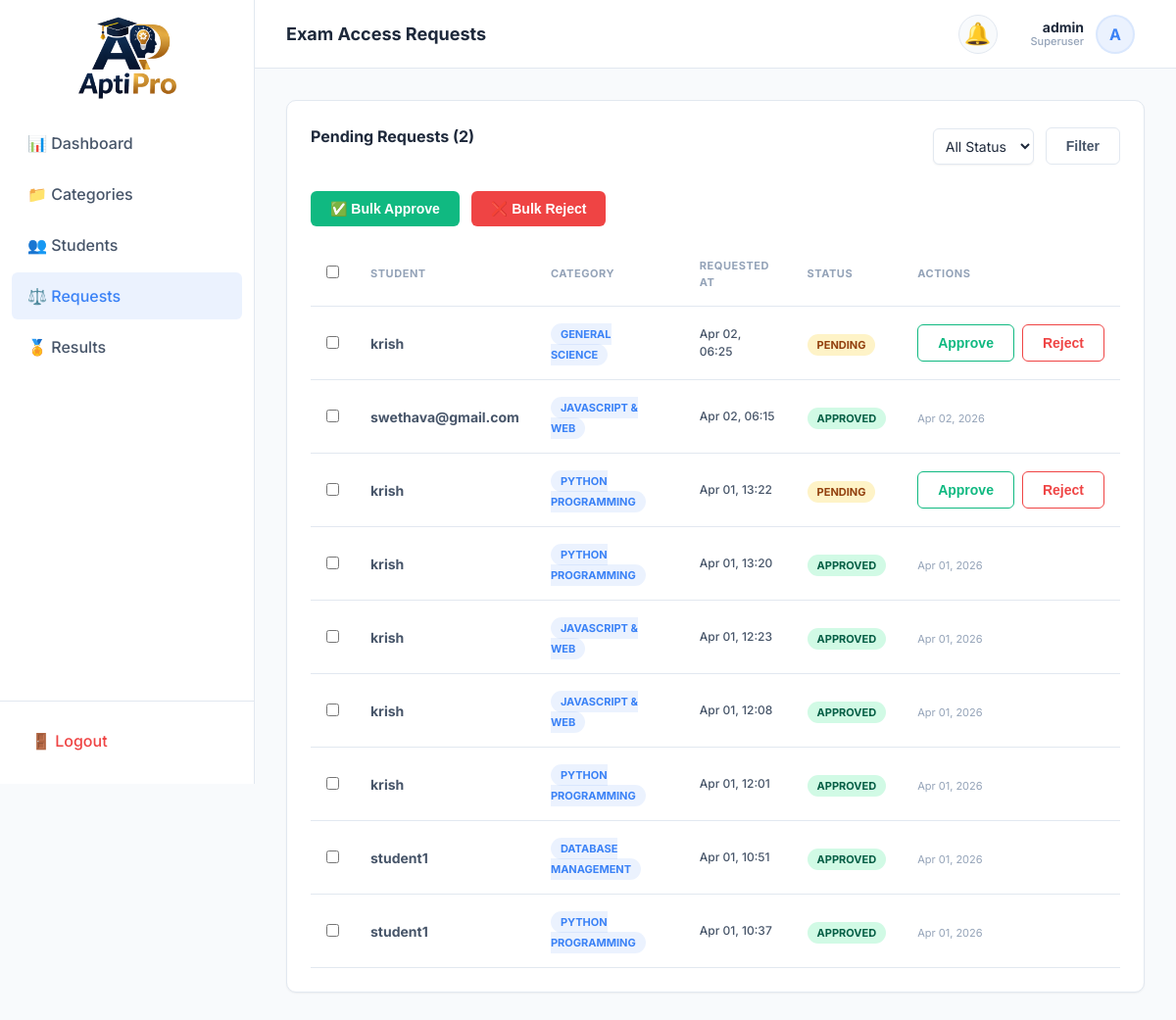
The app's page /admin-panel/requests/ (signed in), older data.
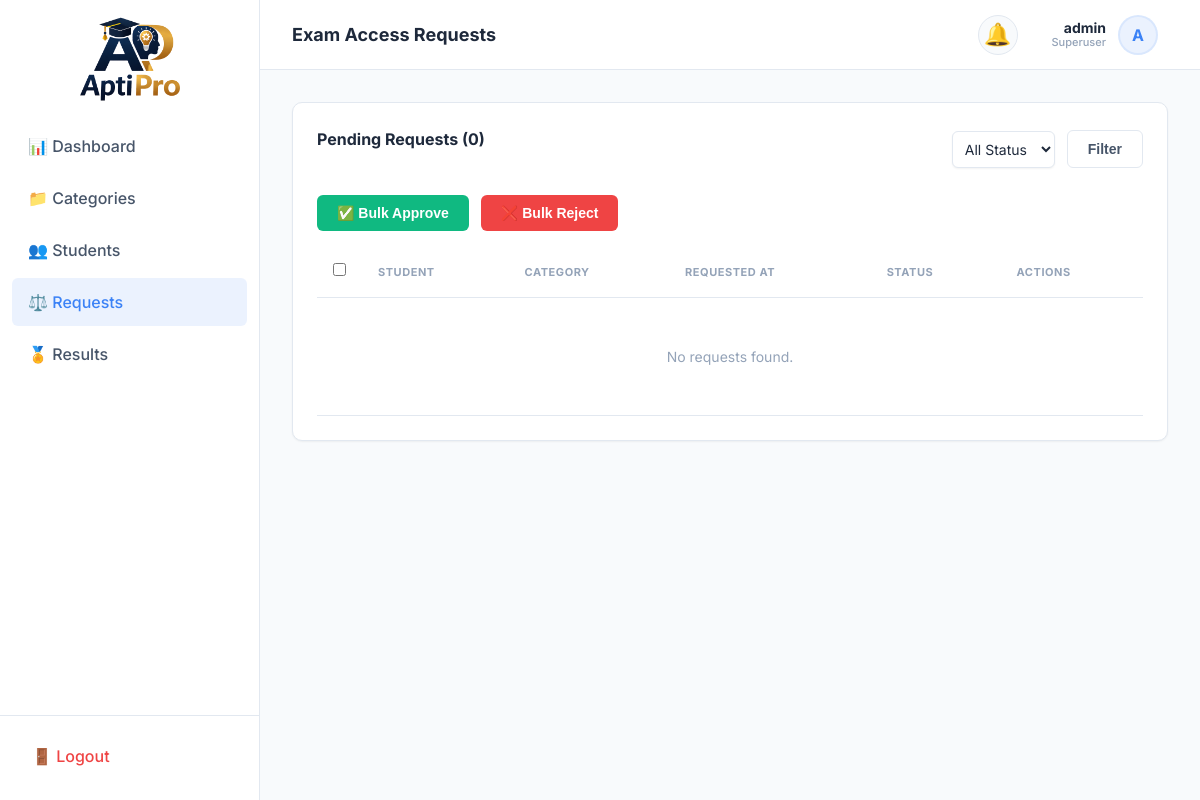
The same page, newer data.
### exams/models.py (models this page shows, shortened)
class ExamRequest(models.Model):
    class Status(models.TextChoices):
        PENDING = 'Pending', 'Pending'
        APPROVED = 'Approved', 'Approved'
        REJECTED = 'Rejected', 'Rejected'
    id = models.UUIDField(
        primary_key=True,
        default=uuid.uuid4,
        editable=False,
    )
    student = models.ForeignKey(
        settings.AUTH_USER_MODEL,
        on_delete=models.CASCADE,
        related_name='exam_requests',
        help_text='Student requesting exam access.',
    )
    category = models.ForeignKey(
        'Category',
        on_delete=models.CASCADE,
        related_name='requests',
        help_text='Category the student wants to take an exam in.',
        null=True, # For existing records during migration
    )
    status = models.CharField(
        max_length=10,
        choices=Status.choices,
        default=Status.PENDING,
        db_index=True,
    )
    rejection_reason = models.TextField(
        blank=True,
        help_text='Reason for rejection (filled by admin if rejected).',
    )
    requested_at = models.DateTimeField(auto_now_add=True, db_index=True)
    reviewed_at = models.DateTimeField(
        null=True,
        blank=True,
        help_text='When the admin reviewed this request.',
    )
    reviewed_by = models.ForeignKey(
        settings.AUTH_USER_MODEL,
        on_delete=models.SET_NULL,
        null=True,
        blank=True,
        related_name='reviewed_requests',
        help_text='Admin who reviewed this request.',
    )
    class Meta:
        verbose_name = 'Exam Request'
        verbose_name_plural = 'Exam Requests'
        ordering = ['-requested_at']
        indexes = [
            models.Index(fields=['status', 'student', 'category'], name='idx_req_stat_stud_cat'),
            models.Index(fields=['status', 'student'], name='idx_req_status_student'),
            models.Index(fields=['status', '-requested_at'], name='idx_req_status_date'),
            models.Index(fields=['student', '-requested_at'], name='idx_req_student_date'),
        ]

class CustomUser(AbstractUser):
    class Role(models.TextChoices):
        STUDENT = 'Student', 'Student'
        ADMIN = 'Admin', 'Admin'
    role = models.CharField(
        max_length=10,
        choices=Role.choices,
        default=Role.STUDENT,
        db_index=True,
        help_text='Determines UI experience. Admin dashboard requires is_superuser.',
    )
    whatsapp_number = models.CharField(
        max_length=15,
        blank=True,
        validators=[
            RegexValidator(
                regex=r'^\+?1?\d{9,15}$',
                message='WhatsApp number must be 9-15 digits, optionally starting with +.',
            )
        ],
        help_text='WhatsApp number for direct contact.',
    )
    phone_number = models.CharField(
        max_length=15,
        blank=True,
        validators=[
            RegexValidator(
                regex=r'^\+?1?\d{9,15}$',
                message='Phone number must be 9-15 digits, optionally starting with +.',
            )
        ],
        help_text='Primary contact number.',
    )
    profile_photo = models.ImageField(
        upload_to='profile_photos/%Y/%m/',
        blank=True,
        null=True,
        help_text='Student profile picture.',
    )
    date_of_birth = models.DateField(
        blank=True,
        null=True,
        help_text='Student date of birth.',
    )
    address = models.TextField(
        blank=True,
        help_text='Full postal address.',
    )
    institution = models.CharField(
        max_length=200,
        blank=True,
        help_text='School / college / university name.',
    )
    @property
    def name(self):
        if self.first_name and self.last_name:
            return f"{self.first_name} {self.last_name}"
        return self.first_name or self.username
    class Meta:
        verbose_name = 'User'
        verbose_name_plural = 'Users'
        ordering = ['-date_joined']
        indexes = [
            models.Index(fields=['role'], name='idx_user_role'),
            models.Index(fields=['-date_joined'], name='idx_user_joined'),
            models.Index(fields=['email'], name='idx_user_email'),
        ]

class Category(models.Model):
    name = models.CharField(
        max_length=100,
        unique=True,
        db_index=True,
        help_text='Name of the exam category.'
    )
    description = models.TextField(
        blank=True,
        help_text='Brief overview of what this category covers.'
    )
    created_at = models.DateTimeField(auto_now_add=True, db_index=True)
    is_active = models.BooleanField(
        default=True,
        db_index=True,
        help_text='Whether this category is visible to students.'
    )
    class Meta:
        verbose_name = 'Category'
        verbose_name_plural = 'Categories'
        ordering = ['name']
        indexes = [
            models.Index(fields=['name'], name='idx_cat_name'),
            models.Index(fields=['-created_at'], name='idx_cat_created'),
        ]

### exams/views.py (the view)
# urls.py: path('admin-panel/requests/', views.AdminExamRequestsView.as_view(), name='admin_exam_requests'),
class AdminExamRequestsView(SuperuserRequiredMixin, ListView):
    template_name = 'exams/admin/exam_requests.html'
    context_object_name = 'requests'
    paginate_by = 20
    def get_queryset(self):
        qs = ExamRequest.objects.select_related('student').order_by('-requested_at')
        status = self.request.GET.get('status', '').strip()
        if status:
            qs = qs.filter(status=status)
        return qs
    def get_context_data(self, **kwargs):
        ctx = super().get_context_data(**kwargs)
        ctx['current_status'] = self.request.GET.get('status', '')
        ctx['status_choices'] = ExamRequest.Status.choices
        ctx['pending_count'] = ExamRequest.objects.filter(status='Pending').count()
        return ctx

### exams/mixins.py (called while the page is built)
    def test_func(self):
        return self.request.user.is_superuser

### templates/exams/admin/exam_requests.html (shortened to what this page needs)
{% extends 'base.html' %}
{% load static %}
{% block page_title %}Exam Access Requests{% endblock %}
{% block content %}
<div class="card">
  <div style="display: flex; align-items: center; justify-content: space-between; margin-bottom: 24px;">
    <div class="card-title">Pending Requests ({{ pending_count }})</div>
    <form method="GET" style="display: flex; gap: 12px; align-items: center;">
      <select name="status" class="input" style="padding: 8px;">
        <option value="">All Status</option>
      </select>
      <button type="submit" class="btn btn-outline btn-sm">Filter</button>
    </form>
  </div>
  <form action="{% url 'admin_bulk_request_action' %}" method="POST">
    <div style="display: flex; gap: 12px; margin-bottom: 16px;">
      <button type="submit" name="action" value="approve" class="btn btn-success btn-sm">✅ Bulk Approve</button>
      <button type="button" onclick="showBulkReject()" class="btn btn-danger btn-sm">❌ Bulk Reject</button>
    </div>
    <div class="table-container">
      <table class="data-table">
        <thead>
          <tr>
            <th width="40"><input type="checkbox" id="selectAll"></th>
            <th>Student</th>
            <th>Category</th>
            <th>Requested At</th>
            <th>Status</th>
            <th>Actions</th>
          </tr>
        </thead>
        <tbody>
          {% for req in requests %}
            <tr>
              <td><input type="checkbox" name="selected_requests" value="{{ req.id }}" class="row-checkbox"></td>
              <td style="font-weight: 700;">{{ req.student.username }}</td>
              <td><span class="badge badge-approved" style="background: var(--accent-primary-light); color: var(--accent-primary);">{{ req.category.name }}</span></td>
              <td style="font-size: 12px; font-weight: 500;">{{ req.requested_at|date:"M d, H:i" }}</td>
              <td><span class="badge badge-{{ req.status|lower }}">{{ req.status }}</span></td>
              <td>
                {% if req.status == 'Pending' %}
                  <div style="display: flex; gap: 8px;">
                    <button type="button" onclick="approveSingle('{{ req.id }}')" class="btn btn-outline btn-sm" style="color: var(--accent-success); border-color: var(--accent-success);">Approve</button>
                    <button type="button" onclick="rejectSingle('{{ req.id }}')" class="btn btn-outline btn-sm" style="color: var(--accent-danger); border-color: var(--accent-danger);">Reject</button>
                  </div>
                {% else %}
                  <span style="font-size: 11px; color: var(--text-muted);">{{ req.reviewed_at|date:"M d, Y" }}</span>
                {% endif %}
              </td>
            </tr>
          {% empty %}
            <tr><td colspan="6" style="text-align: center; color: var(--text-muted); padding: 48px;">No requests found.</td></tr>
          {% endfor %}
        </tbody>
      </table>
    </div>
  </form>
</div>
{% endblock %}

Row changes from the older to the newer data that the page shows:
removed ExamRequest: student.username "krish", category.name "GENERAL SCIENCE", requested_at "Apr 02, 06:25", status "PENDING"
removed ExamRequest: student.username "swethava@gmail.com", category.name "JAVASCRIPT & WEB", requested_at "Apr 02, 06:15", status "APPROVED", reviewed_at "Apr 02, 2026"
removed ExamRequest: student.username "krish", category.name "PYTHON PROGRAMMING", requested_at "Apr 01, 13:22", status "PENDING"
removed ExamRequest: student.username "krish", category.name "PYTHON PROGRAMMING", requested_at "Apr 01, 13:20", status "APPROVED", reviewed_at "Apr 01, 2026"
removed ExamRequest: student.username "krish", category.name "JAVASCRIPT & WEB", requested_at "Apr 01, 12:23", status "APPROVED", reviewed_at "Apr 01, 2026"
removed ExamRequest: student.username "krish", category.name "JAVASCRIPT & WEB", requested_at "Apr 01, 12:08", status "APPROVED", reviewed_at "Apr 01, 2026"
removed ExamRequest: student.username "krish", category.name "PYTHON PROGRAMMING", requested_at "Apr 01, 12:01", status "APPROVED", reviewed_at "Apr 01, 2026"
removed ExamRequest: student.username "student1", category.name "DATABASE MANAGEMENT", requested_at "Apr 01, 10:51", status "APPROVED", reviewed_at "Apr 01, 2026"
removed ExamRequest: student.username "student1", category.name "PYTHON PROGRAMMING", requested_at "Apr 01, 10:37", status "APPROVED", reviewed_at "Apr 01, 2026"
Text that changed along with them:
{{ pending_count }}: "2" → "0"
text now shown: "No requests found."
